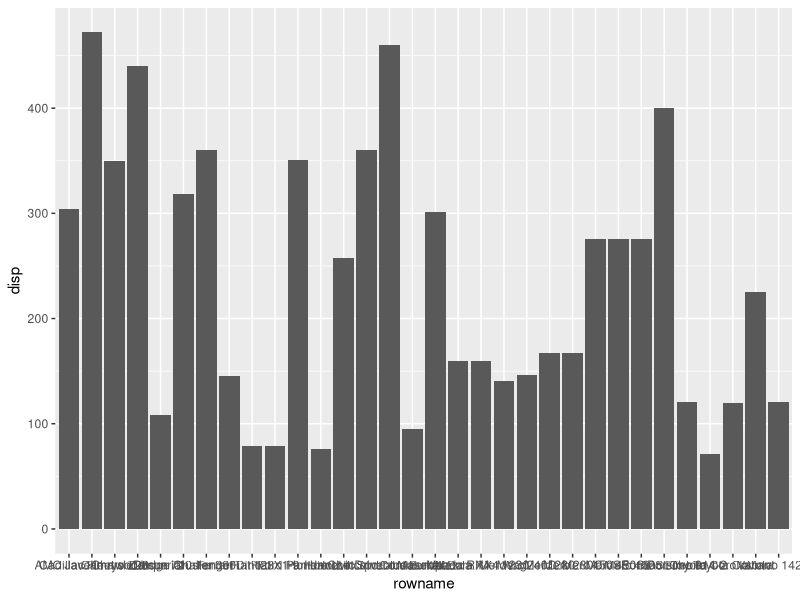

The R script that drew this image:
library(ggplot2)
library(tibble)
library(dplyr)
data("mtcars")

head(mtcars)
mtcars <- tibble::rownames_to_column(mtcars)
glimpse(mtcars)
ggplot(mtcars) +
  geom_col(aes(rowname, disp)) 

glimpse(iris)
View(iris)

iris <- mutate(iris, nc = 
                 ifelse(Species == "setosa",
                         "setosa doh",
                         ifelse(Species == "versicolor", "Versicolor2", "otracosa")))

df <- data_frame(
  Species = c("setosa", "versicolor", "virginica"),
  nc2 = c("setosa do", "versicolor2", "otracosa")
)

df

count(iris, Species, nc)

iris <- left_join(iris, df)




